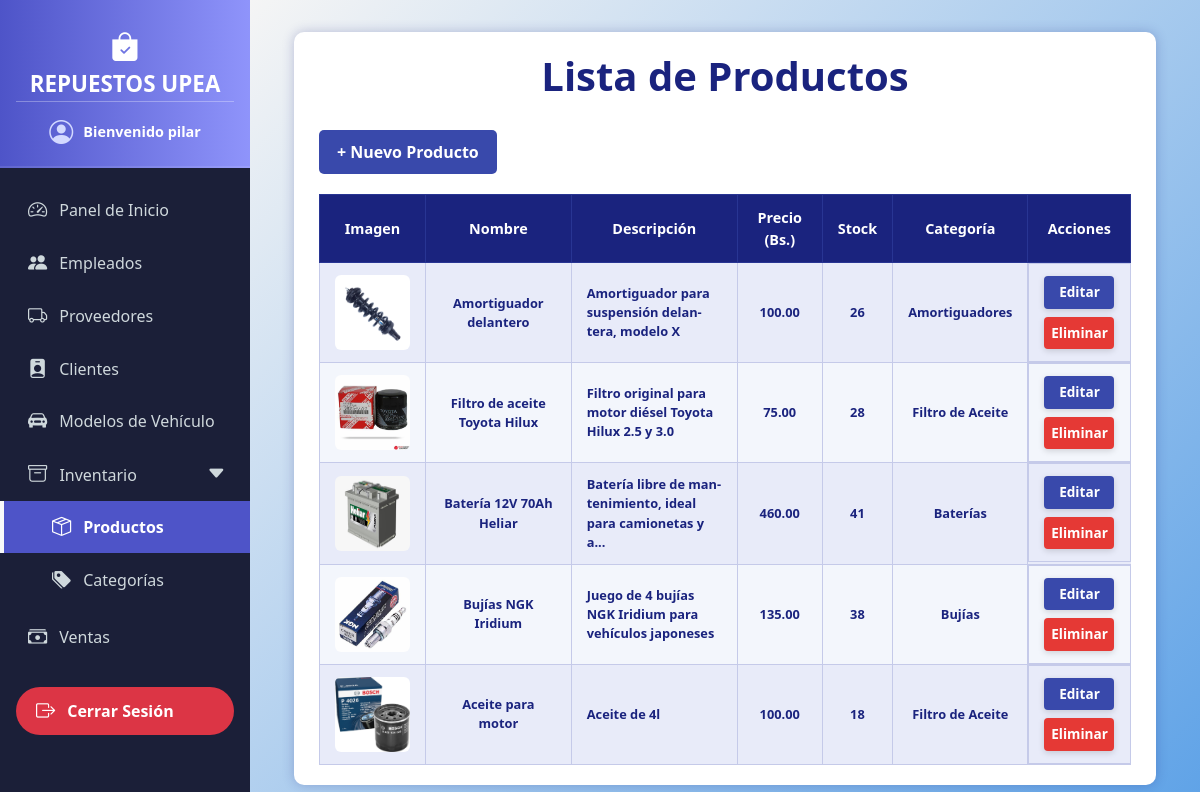
The page /productos/ (signed in) on the database its author committed.
### models/usuario_model.py (models this page shows, shortened)
class Usuario(db.Model, UserMixin):
    __tablename__ = "usuarios"
    id = db.Column(db.Integer, primary_key=True)
    username = db.Column(db.String(20), nullable=False, unique=True)
    password = db.Column(db.String(128), nullable=False)  # Longitud suficiente para hash
    rol = db.Column(db.String(20), nullable=False)
    empleado = db.relationship("Empleado", back_populates="usuario", uselist=False)

### models/producto_model.py (models this page shows, shortened)
class Producto(db.Model):
    __tablename__ = "productos"
    id = db.Column(db.Integer, primary_key=True)
    nombre = db.Column(db.String(100), nullable=False)
    descripcion = db.Column(db.String(255))
    precio = db.Column(db.Float, nullable=False)
    stock = db.Column(db.Integer, nullable=False)
    imagen = db.Column(db.String(255), nullable=True)
    categoria_id = db.Column(db.Integer, db.ForeignKey("categorias.id"))
    categoria = db.relationship("Categoria", back_populates="productos")
    proveedores = db.relationship("ProductoProveedor", back_populates="producto")
    detalles_venta = db.relationship("DetalleVenta", back_populates="producto")

### models/categoria_model.py (models this page shows, shortened)
class Categoria(db.Model):
    __tablename__ = "categorias"
    id = db.Column(db.Integer, primary_key=True)
    nombre = db.Column(db.String(80), nullable=False)
    productos = db.relationship("Producto", back_populates="categoria")
    @staticmethod
    def get_all():
        return Categoria.query.all()

### controllers/producto_controller.py (the view)
@producto_bp.route("/")
def index():
    categoria_id = request.args.get('categoria_id', type=int)
    q = request.args.get('q', '').strip()
    query = Producto.query
    if categoria_id:
        query = query.filter(Producto.categoria_id == categoria_id)
    if q:
        query = query.filter(Producto.nombre.ilike(f'%{q}%'))
    productos = query.all()
    categorias = Categoria.get_all()
    return producto_view.list(productos, categorias=categorias, categoria_seleccionada=categoria_id, busqueda=q)

### run.py (called while the page is built)
@login_manager.user_loader
def load_user(user_id):
    return Usuario.query.get(int(user_id))  # Devuelve usuario por id o None

@app.context_processor
def inject_active_path():
    def is_active(path):
        return 'active' if request.path == path else ''
    return dict(is_active=is_active)

@app.context_processor
def inject_carrito_count():
    carrito = session.get('carrito', {})
    total = sum(item['cantidad'] for item in carrito.values()) if carrito else 0
    return dict(carrito_count=total)

### views/producto_view.py (called while the page is built)
def list(productos, categorias=None, categoria_seleccionada=None, busqueda=None):
    return render_template(
        "productos/index.html",
        productos=productos,
        categorias=categorias,
        categoria_seleccionada=categoria_seleccionada,
        busqueda=busqueda
    )

### templates/productos/index.html (shortened to what this page needs)
{% extends 'base.html' %}
{% block content %}
<div class="container">
  <h1>Lista de Productos</h1>
  <a href="{{ url_for('producto.create') }}" class="button">+ Nuevo Producto</a>
  <div class="table-responsive-wrapper">
    <table>
      <thead>
        <tr>
          <th>Imagen</th>
          <th>Nombre</th>
          <th>Descripción</th>
          <th>Precio (Bs.)</th>
          <th>Stock</th>
          <th>Categoría</th>
          <th>Acciones</th>
        </tr>
      </thead>
      <tbody>
        {% for p in productos %}
        <tr>
          <td>
            {% if p.imagen %}
              <img src="{{ url_for('static', filename='img/productos/' ~ p.imagen) }}" alt="{{ p.nombre }}" class="product-image" />
            {% else %}
              No hay imagen
            {% endif %}
          </td>
          <td>{{ p.nombre }}</td>
          <td class="description" title="{{ p.descripcion }}">{{ p.descripcion|truncate(60, True, '...') }}</td>
          <td>{{ "%.2f"|format(p.precio) }}</td>
          <td>{{ p.stock }}</td>
          <td>{{ p.categoria.nombre if p.categoria else 'Sin categoría' }}</td>
          <td class="actions">
            <a href="{{ url_for('producto.edit', id=p.id) }}" class="edit">Editar</a>
            <a href="{{ url_for('producto.delete', id=p.id) }}" class="delete" onclick="return confirm('¿Estás seguro de eliminar este producto?');">Eliminar</a>
          </td>
        </tr>
        {% else %}
        <tr>
          <td colspan="7" style="color:#1a237e; font-style: italic;">No hay productos registrados.</td>
        </tr>
        {% endfor %}
      </tbody>
    </table>
  </div>
</div>
{% endblock %}

### templates/base.html (shortened to what this page needs)
<!doctype html>
<html lang="es">
  <head>
    <link href="https://cdn.jsdelivr.net/npm/bootstrap@5.3.6/dist/css/bootstrap.min.css" rel="stylesheet" />
    <link href="https://cdn.jsdelivr.net/npm/bootstrap-icons@1.10.5/font/bootstrap-icons.css" rel="stylesheet" />
  </head>
  <body>
    <nav class="sidebar">
      <div class="sidebar-header">
        <i class="bi bi-bag-check-fill logo-icon"></i>
        REPUESTOS UPEA
        <div class="welcome-message">
          <i class="bi bi-person-circle"></i>
          <span> Bienvenido
            {% if current_user.is_authenticated %}
              {{ current_user.username }}
            {% else %}
              Invitado
            {% endif %}
          </span>
        </div>
      </div>
      <ul class="nav flex-column mt-3">
        <li class="nav-item">
          <a class="nav-link {{ is_active('/admin') }}" href="{{ url_for('inicio.admin_dashboard') }}">
            <i class="bi bi-speedometer2"></i> Panel de Inicio
          </a>
        </li>
        <li class="nav-item">
          <a class="nav-link {{ is_active('/usuarios/') }}" href="/usuarios/">
            <i class="bi bi-people-fill"></i> Empleados
          </a>
        </li>
        <li class="nav-item">
          <a class="nav-link {{ is_active('/proveedores/') }}" href="/proveedores/">
            <i class="bi bi-truck"></i> Proveedores
          </a>
        </li>
        <li class="nav-item">
          <a class="nav-link {{ is_active('/clientes/') }}" href="/clientes/">
            <i class="bi bi-person-badge-fill"></i> Clientes
          </a>
        </li>
        <li class="nav-item">
          <a class="nav-link {{ is_active('/modelos_vehiculos/') }}" href="/modelos_vehiculos/">
            <i class="bi bi-car-front-fill"></i> Modelos de Vehículo
          </a>
        </li>
        <li class="nav-item">
          <a class="nav-link d-flex justify-content-between align-items-center" data-bs-toggle="collapse" href="#inventarioSubmenu" role="button" aria-expanded="false" aria-controls="inventarioSubmenu">
            <span><i class="bi bi-archive me-2"></i> Inventario</span>
            <i class="bi bi-caret-down-fill"></i>
          </a>
          <div class="collapse {{ 'show' if is_active('/productos/') or is_active('/categorias/') else '' }}" id="inventarioSubmenu">
            <ul class="btn-toggle-nav list-unstyled fw-normal pb-1 small">
              <li>
                <a href="/productos/" class="nav-link {{ is_active('/productos/') }}">
                  <i class="bi bi-box-seam"></i> Productos
                </a>
              </li>
              <li>
                <a href="/categorias/" class="nav-link {{ is_active('/categorias/') }}">
                  <i class="bi bi-tags-fill"></i> Categorías
                </a>
              </li>
            </ul>
          </div>
        </li>
        <li class="nav-item">
          <a class="nav-link {{ is_active('/ventas/') }}" href="/ventas">
            <i class="bi bi-cash-stack"></i> Ventas
          </a>
        </li>
        <br>
        <li class="nav-item mt-auto mb-3">
          <a class="nav-link text-white bg-danger fw-bold rounded-pill mx-3 text-center" style="padding: 0.6rem 1rem;" href="{{ url_for('logout') }}">
            <i class="bi bi-box-arrow-right"></i> Cerrar Sesión
          </a>
        </li>
      </ul>
    </nav>
    <div class="main-content">
      <div class="container-fluid">
        {% block content %}
        {% endblock %}
      </div>
    </div>
  </body>
</html>

### templates/base.html (style rules this page uses)
body { margin: 0; padding: 0; font-family: 'Segoe UI', Tahoma, Geneva, Verdana, sans-serif; }
.sidebar { position: fixed; top: 0; left: 0; width: 250px; height: 100vh; background-color: #1b1f38; display: flex; flex-direction: column; z-index: 1050; transform: translateX(0); transition: transform 0.3s ease-in-out; }
.sidebar-header { background: linear-gradient(90deg, #4e54c8, #8f94fb); padding: 1.5rem 1rem 1rem 1rem; color: white; font-weight: 700; font-size: 1.4rem; text-align: center; user-select: none; border-bottom: 2px solid rgba(255, 255, 255, 0.1); display: flex; flex-direction: column; align-items: center; }
.sidebar-header i.logo-icon { font-size: 1.8rem; }
.welcome-message { border-top: 1px solid rgba(255,255,255,0.3); padding-top: 0.75rem; font-weight: 400; font-size: 0.9rem; width: 100%; color: #e0e0ffcc; user-select: none; }
.welcome-message i { font-size: 1.5rem; vertical-align: middle; margin-right: 0.4rem; color: #d3d9ff; }
.welcome-message span { vertical-align: middle; font-weight: 600; color: white; }
.sidebar .nav-link { color: #cfd8dc; padding: 0.75rem 1.5rem; font-size: 1rem; display: flex; align-items: center; gap: 0.75rem; border-left: 4px solid transparent; transition: all 0.3s ease; }
.sidebar .nav-link i { font-size: 1.2rem; }
.sidebar .nav-link.active { background-color: #4e54c8; color: white; border-left-color: #f8f9fa; font-weight: 600; }
.main-content { margin-left: 250px; padding: 2rem; background: linear-gradient(135deg, #f5f5f5, #5ea2e7); min-height: 100vh; color: #000000; transition: margin-left 0.3s ease-in-out; }
.btn-toggle-nav .nav-link { padding-left: 3rem; }
.btn-toggle-nav .nav-link.active { background-color: #4e54c8; color: white; border-left-color: #f8f9fa; font-weight: 600; }

### templates/productos/index.html (style rules this page uses)
body { background-color: #ffffff; color: #222; font-family: 'Segoe UI', Tahoma, Geneva, Verdana, sans-serif; }
h1 { margin-bottom: 30px; color: #1a237e; font-weight: 700; text-align: center; }
.container { max-width: 1500px; margin: 0 auto; background-color: #fff; padding: 20px 25px; border-radius: 10px; box-shadow: 0 0 12px rgba(26, 35, 126, 0.25); }
a.button { display: inline-block; background-color: #3949ab; color: white; padding: 10px 18px; margin-bottom: 20px; border-radius: 5px; text-decoration: none; font-weight: 600; transition: background-color 0.3s ease; }
.table-responsive-wrapper { width: 100%; overflow-x: auto; -webkit-overflow-scrolling: touch; }
table { width: 100%; border-collapse: collapse; font-size: 0.9rem; min-width: 700px; }
thead { background-color: #1a237e; color: white; }
thead th { padding: 12px 15px; font-weight: 700; text-align: center; border: 1px solid #283593; }
tbody tr { background-color: #f3f6fc; border-bottom: 1px solid #c5cae9; transition: background-color 0.3s ease; }
tbody tr:nth-child(odd) { background-color: #e8ebf9; }
tbody td { padding: 12px 15px; text-align: center; vertical-align: middle; border: 1px solid #c5cae9; color: #1a237e; font-size: 0.8rem; font-weight: 700; }
tbody td.description { text-align: left; max-width: 300px; white-space: normal; overflow-wrap: break-word; word-wrap: break-word; hyphens: auto; }
img.product-image { width: 75px; height: 75px; border-radius: 6px; image-rendering: crisp-edges; }
.actions { display: flex; flex-direction: column; align-items: center; gap: 8px; }
.actions a { padding: 6px 0; width: 70px; text-align: center; border-radius: 4px; font-size: 0.85rem; text-decoration: none; font-weight: 600; color: white; display: inline-block; box-shadow: 0 2px 6px rgba(0, 0, 0, 0.15); transition: background-color 0.3s ease; user-select: none; }
.actions a.edit { background-color: #3949ab; }
.actions a.delete { background-color: #e53935; }

### rows shown on the page
Usuario: username "pilar"
Producto: imagen (picture), nombre "Amortiguador delantero", descripcion "Amortiguador para suspensión delantera, modelo X", precio "100.00", stock "26", categoria "Amortiguadores"
Producto: imagen (picture), nombre "Filtro de aceite Toyota Hilux", descripcion "Filtro original para motor diésel Toyota Hilux 2.5 y 3.0", precio "75.00", stock "28", categoria "Filtro de Aceite"
Producto: imagen (picture), nombre "Batería 12V 70Ah Heliar", descripcion "Batería libre de mantenimiento, ideal para camionetas y a...", precio "460.00", stock "41", categoria "Baterías"
Producto: imagen (picture), nombre "Bujías NGK Iridium", descripcion "Juego de 4 bujías NGK Iridium para vehículos japoneses", precio "135.00", stock "38", categoria "Bujías"
Producto: imagen (picture), nombre "Aceite para motor", descripcion "Aceite de 4l", precio "100.00", stock "18", categoria "Filtro de Aceite"
